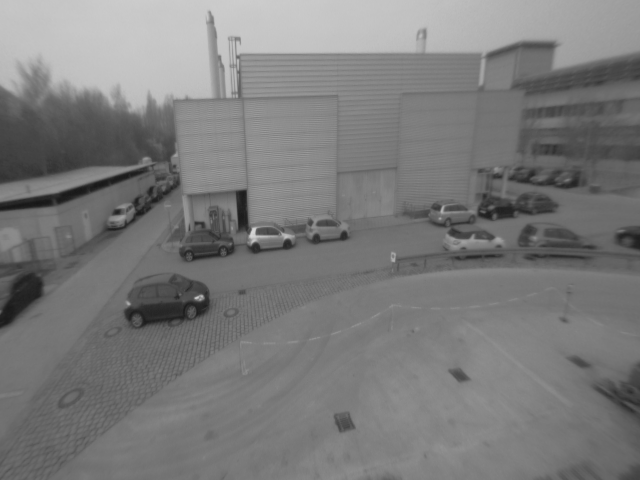
%> input picture sol05/img1.png, 640 x 480 px
$ octave main_flow.m   (GNU Octave 9; MATLAB toolbox functions it lacks are replaced by stand-ins)
%> lines starting %> are read from the running program, lines starting %| are printed output that depends on the picture; in (x1, y1, x2, y2) boxes, pixels count from 0 and x2, y2 are one past the last pixel; in counts of white or black regions, pixels touching at a corner belong together; the program's own positions count from 1
%> call 2 of imreadbw, with file = 'img2.png'
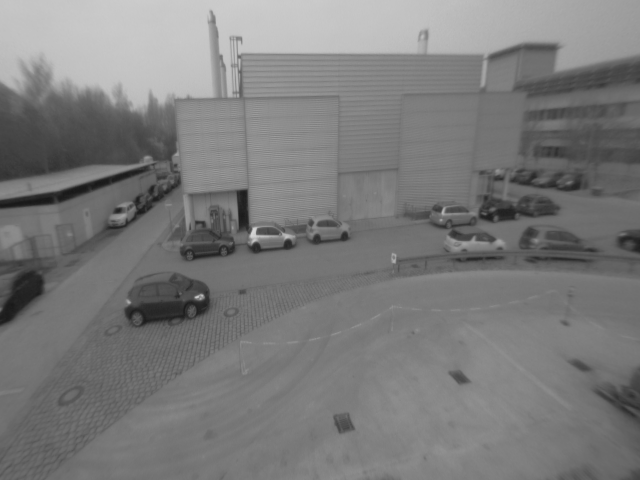
%> input picture sol05/img2.png, 640 x 480 px
### sol05/imreadbw.m
function I = imreadbw(file)
I=im2double(imread(file)) ;

if(size(I,3) > 1)
  I = rgb2gray( I ) ;
end

### sol05/getMq.m
function [M11, M12, M22, q1, q2] = getMq(I1, I2, sigma)
% Compute structure tensor

% spatial gradient using central differences

% use I1 here since we compute flow for I1
% Ix [2:end end] 2,3,4...end, end
% [1 1:end-1] 1,1,2..end-2,end-1
% 2Ix= 2-1,3-1,4-2....end-(end-2),end-(end-1)
% 中间每个Ix都是两边决定的，但是两头是例外，因为只有一边
% 同理Iy
Ix = 0.5*(I1(:,[2:end end]) - I1(:,[1 1:end-1]));
Iy = 0.5*(I1([2:end end],:) - I1([1 1:end-1],:));

% temporal gradient with forward differences
% 计算l在时间上的微分
It = I2 - I1;

% gaussian kernel
% sigma是标准差，k是卷积核大小，
%如果sigma=1，k=5，5×5是卷积核大小
k = ceil(4*sigma+1);
G = fspecial('gaussian', k, sigma);

% 用了weights的M在window里用了权重，卷积是small window的结果
%注意都是点乘
M11 = conv2(Ix .* Ix, G, 'same');
M12 = conv2(Ix .* Iy, G, 'same');
M22 = conv2(Iy .* Iy, G, 'same');

q1 = conv2(Ix .* It, G, 'same');
q2 = conv2(Iy .* It, G, 'same');

end

### sol05/getFlow.m
function [vx, vy] = getFlow(I1, I2, sigma)

[M11, M12, M22, q1, q2] = getMq(I1, I2, sigma);
%> in getMq, `q1 = conv2(Ix .* It, G, 'same');`:
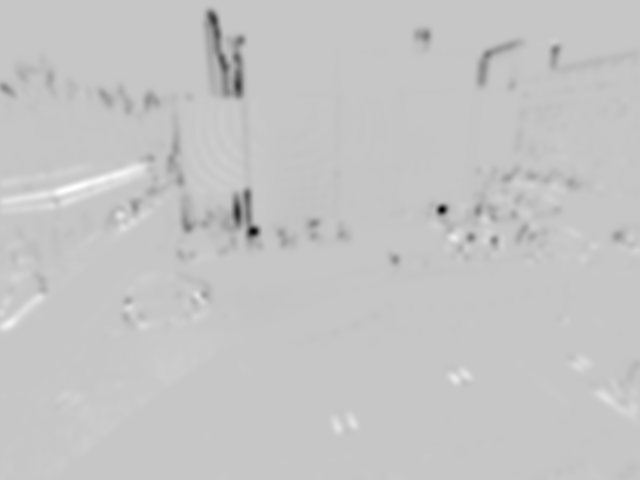
%> q1: size 480x640 double; min -0.00791, max 0.00227, mean -5.31e-05; drawn with min black and max white
% v=-inv(M)*q，
% 注意都是点乘，点除，这样一次性处理全部的点
%vx vy的大小和原图大小一致
vx = (M22.*q1 - M12.*q2) ./ (M12.^2 - M11.*M22);
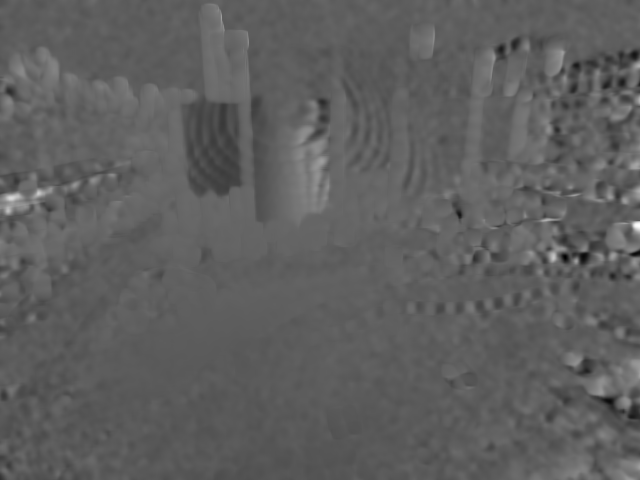
%> vx: size 480x640 double; min -7.05, max 12.32, mean 0.18; drawn with min black and max white
vy = (M11.*q2 - M12.*q1) ./ (M12.^2 - M11.*M22);
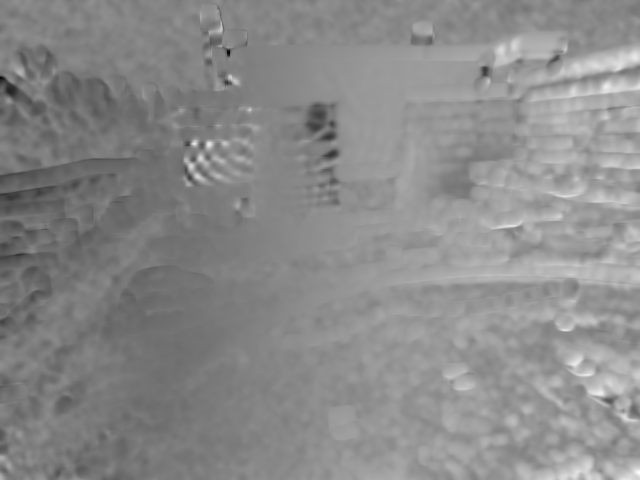
%> vy: size 480x640 double; min -6.19, max 5.57, mean 0.204; drawn with min black and max white

end

### sol05/getSparseFlow.m
function [vx, vy] = getSparseFlow(I1, I2, sigma, kappa, theta)

% for simplicity we compute it everywhere, then set to zero at non-corners

% compute flow
[M11, M12, M22, q1, q2] = getMq(I1, I2, sigma);
% 注意都是点乘和点除，一次性处理全部的点
% v=-inv(M)*q，
%vx vy的大小和原图大小一致
vx = (M22.*q1 - M12.*q2) ./ (M12.^2 - M11.*M22);
vy = (M11.*q2 - M12.*q1) ./ (M12.^2 - M11.*M22);

% compute Harris corner score using det and trace
detM = M11 .* M22 - M12.^2;
traceM = M11 + M22;
score = detM - kappa * traceM.^2;

% padded image for easier non-max suppression check
score_pad = -inf * ones(size(I1) + 2);
score_pad(2:end-1, 2:end-1) = score;

% find corner indices
corner_idx = ( score > theta ...
             & score > score_pad(1:end-2, 2:end-1) ...
             & score > score_pad(3:end  , 2:end-1) ...
             & score > score_pad(2:end-1, 1:end-2) ...
             & score > score_pad(2:end-1, 3:end));

% 把非特征点的速度设置为0，只保留特征点的速度
vx(~corner_idx) = 0;
vy(~corner_idx) = 0;

end

### sol05/main_flow.m
%% cleanup
clear
close all

%% load data and set parameters
I1 = imreadbw('img1.png');
I2 = imreadbw('img2.png');
%I1 = imreadbw('small.png');
%I2 = imreadbw('small2.png');
sigma = 3;
kappa = 0.05;
theta = 1e-7;

%% compute flow and visualize
% 全部的点的flow
[vx, vy] = getFlow(I1, I2, sigma);

% min/max for equal color scale of by velocity plots
velmin = min(min(vx(:)), min(vy(:)));
%> velmin = -7.05
velmax = max(max(vx(:)), max(vy(:)));
%> velmax = 12.32

figure(1)

subplot(221)
imagesc(vx)
colormap(gca, 'jet')
colorbar
caxis([velmin velmax])
axis image
title('vx')

subplot(222)
imagesc(vy)
colormap(gca, 'jet')
colorbar
caxis([velmin velmax])
axis image
title('vy')

subplot(223)
imagesc(I1)
colormap(gca, 'gray')
axis image
hold on
% plot arrows with true scale
quiver(vx, vy, 0)
title('flow')


% Bonus: Compute flow at image corners
%特征点的flow
[vx_corners, vy_corners] = getSparseFlow(I1, I2, sigma, kappa, theta);
%> in getSparseFlow, `score = detM - kappa * traceM.^2;`:
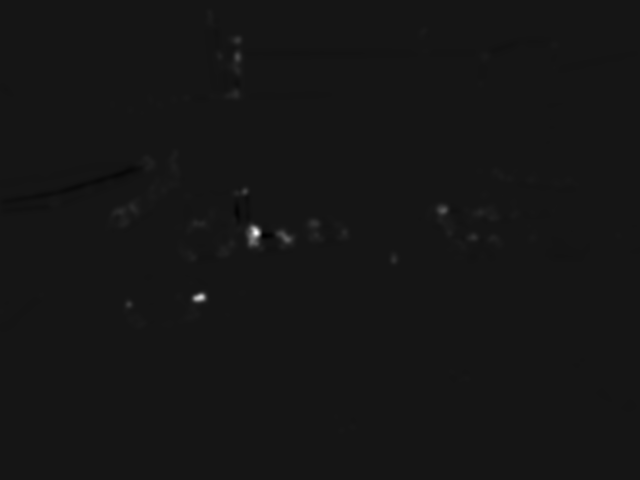
%> score: size 480x640 double; min -3.02e-06, max 3.35e-05, mean 4.51e-08; drawn with min black and max white
%> in getSparseFlow, `corner_idx = ( score > theta & score > score_pad(1:end-2, 2:end-1) & s..`:
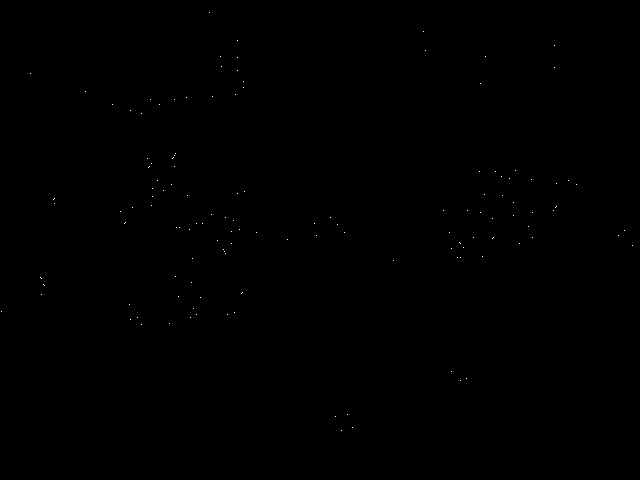
%> corner_idx: size 480x640 logical; 0.05% white in thin lines or dots, all inside (x1, y1, x2, y2) = (1, 12, 633, 431)

display_scale = 10;

subplot(224)
imagesc(I1)
colormap(gca, 'gray')
axis image
hold on
% plot arrows with true scale
quiver(display_scale*vx_corners, display_scale*vy_corners, 0)
title(sprintf('flow corners (%dx)', display_scale));
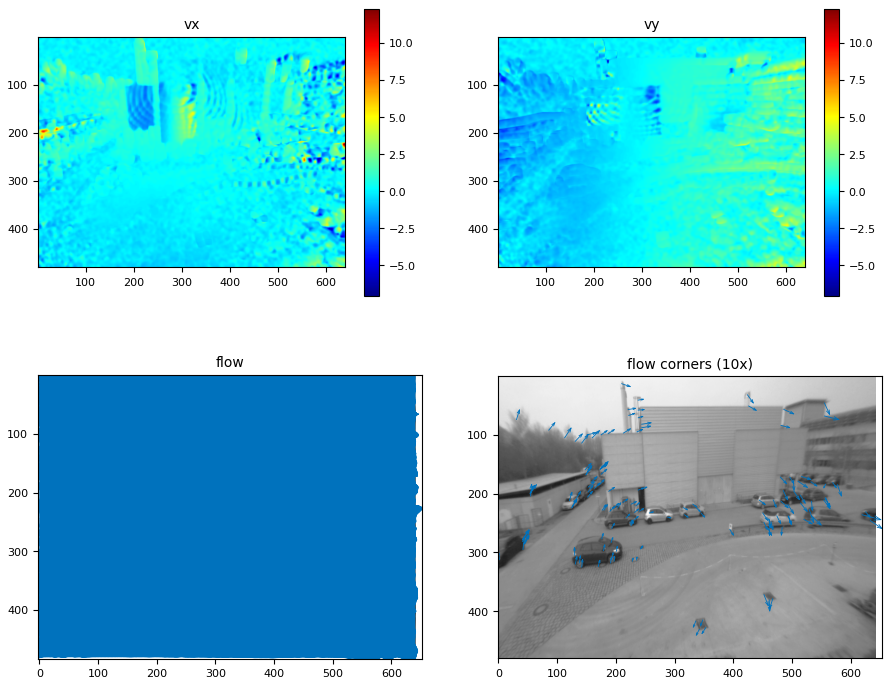
%> figure redrawn from the program's plot data, 4 panels
